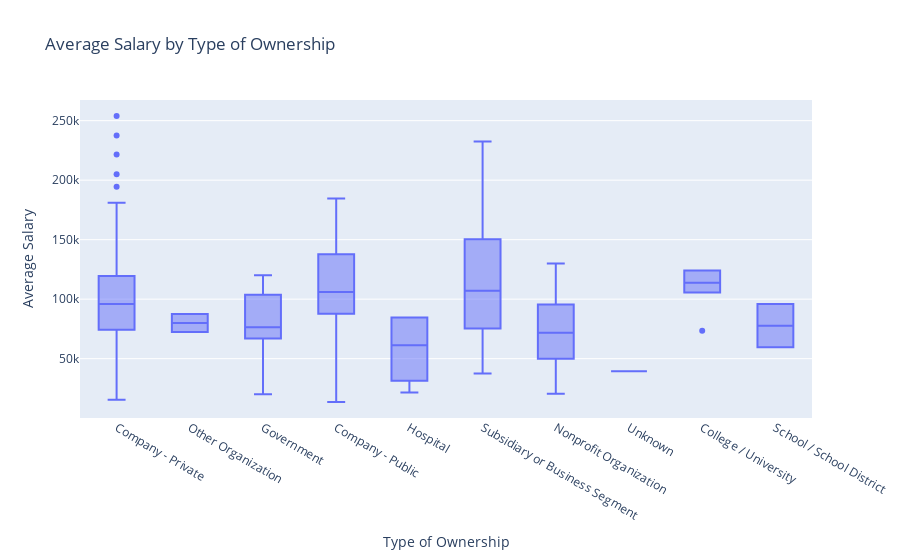

Notebook source saved alongside this figure:
### Markdown cell above
First, I will examine the different types of ownership and their relationship with salary.

### Code cell
ownership_box = px.box(
    ds,
    x='Type of ownership',
    y='avg_salary',
    title='Average Salary by Type of Ownership',
    labels={'Type of ownership': 'Type of Ownership', 'avg_salary': 'Average Salary'}
)
ownership_box.show()

### Figure 1 — Plotly figure (JSON) as saved in the notebook; plotly's stock layout.template omitted (floating-point values rounded to 4 significant figures; data arrays with more than 128 entries replaced by an {"elided": "..."} marker saying what was removed)
{"data": [{"alignmentgroup": "True", "hovertemplate": "Type of Ownership=%{x}<br>Average Salary=%{y}<extra></extra>", "legendgroup": "", "marker": {"color": "#636efa"}, "name": "", "notched": false, "offsetgroup": "", "orientation": "v", "showlegend": false, "type": "box", "x": {"elided": "459 str values"}, "x0": " ", "xaxis": "x", "y": {"elided": "459 int values"}, "y0": " ", "yaxis": "y"}], "layout": {"boxmode": "group", "legend": {"tracegroupgap": 0}, "title": {"text": "Average Salary by Type of Ownership"}, "xaxis": {"anchor": "y", "domain": [0, 1], "title": {"text": "Type of Ownership"}}, "yaxis": {"anchor": "x", "domain": [0, 1], "title": {"text": "Average Salary"}}}}
